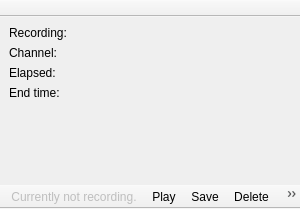
<?xml version="1.0" encoding="UTF-8"?>
<ui version="4.0">
 <class>RecorderInfoWidget</class>
 <widget class="QMainWindow" name="RecorderInfoWidget">
  <property name="geometry">
   <rect>
    <x>0</x>
    <y>0</y>
    <width>300</width>
    <height>209</height>
   </rect>
  </property>
  <property name="minimumSize">
   <size>
    <width>300</width>
    <height>0</height>
   </size>
  </property>
  <property name="windowIcon">
   <iconset theme="media-record">
    <normaloff/>
   </iconset>
  </property>
  <widget class="QWidget" name="centralwidget">
   <layout class="QVBoxLayout" name="verticalLayout">
    <property name="leftMargin">
     <number>0</number>
    </property>
    <property name="topMargin">
     <number>0</number>
    </property>
    <property name="rightMargin">
     <number>0</number>
    </property>
    <property name="bottomMargin">
     <number>0</number>
    </property>
    <item>
     <widget class="QStackedWidget" name="stack">
      <property name="currentIndex">
       <number>0</number>
      </property>
      <widget class="QWidget" name="pageMain">
       <layout class="QGridLayout" name="gridLayout">
        <item row="0" column="0">
         <widget class="QLabel" name="labelCurrent">
          <property name="sizePolicy">
           <sizepolicy hsizetype="Maximum" vsizetype="Preferred">
            <horstretch>0</horstretch>
            <verstretch>0</verstretch>
           </sizepolicy>
          </property>
          <property name="text">
           <string>Recording:</string>
          </property>
         </widget>
        </item>
        <item row="0" column="1">
         <widget class="QLabel" name="valueCurrent">
          <property name="text">
           <string/>
          </property>
         </widget>
        </item>
        <item row="4" column="0" colspan="2">
         <spacer name="spacerMain">
          <property name="orientation">
           <enum>Qt::Vertical</enum>
          </property>
          <property name="sizeHint" stdset="0">
           <size>
            <width>10</width>
            <height>10</height>
           </size>
          </property>
         </spacer>
        </item>
        <item row="3" column="0">
         <widget class="QLabel" name="labelEndTime">
          <property name="sizePolicy">
           <sizepolicy hsizetype="Maximum" vsizetype="Preferred">
            <horstretch>0</horstretch>
            <verstretch>0</verstretch>
           </sizepolicy>
          </property>
          <property name="text">
           <string>End time:</string>
          </property>
         </widget>
        </item>
        <item row="3" column="1">
         <widget class="QLabel" name="valueEndTime">
          <property name="text">
           <string/>
          </property>
         </widget>
        </item>
        <item row="1" column="1">
         <widget class="QLabel" name="valueChannel">
          <property name="text">
           <string/>
          </property>
         </widget>
        </item>
        <item row="2" column="1">
         <widget class="QLabel" name="valueTime">
          <property name="text">
           <string/>
          </property>
         </widget>
        </item>
        <item row="2" column="0">
         <widget class="QLabel" name="labelTime">
          <property name="sizePolicy">
           <sizepolicy hsizetype="Maximum" vsizetype="Preferred">
            <horstretch>0</horstretch>
            <verstretch>0</verstretch>
           </sizepolicy>
          </property>
          <property name="text">
           <string>Elapsed:</string>
          </property>
         </widget>
        </item>
        <item row="1" column="0">
         <widget class="QLabel" name="labelChannel">
          <property name="sizePolicy">
           <sizepolicy hsizetype="Maximum" vsizetype="Preferred">
            <horstretch>0</horstretch>
            <verstretch>0</verstretch>
           </sizepolicy>
          </property>
          <property name="text">
           <string>Channel:</string>
          </property>
         </widget>
        </item>
       </layout>
      </widget>
      <widget class="QWidget" name="pageRecording">
       <layout class="QGridLayout" name="gridLayout_2">
        <item row="1" column="1">
         <widget class="QLabel" name="valueRTime"/>
        </item>
        <item row="3" column="0" colspan="2">
         <spacer name="spacerRecording">
          <property name="orientation">
           <enum>Qt::Vertical</enum>
          </property>
          <property name="sizeHint" stdset="0">
           <size>
            <width>10</width>
            <height>10</height>
           </size>
          </property>
         </spacer>
        </item>
        <item row="0" column="0">
         <widget class="QLabel" name="labelRChannel">
          <property name="sizePolicy">
           <sizepolicy hsizetype="Maximum" vsizetype="Preferred">
            <horstretch>0</horstretch>
            <verstretch>0</verstretch>
           </sizepolicy>
          </property>
          <property name="text">
           <string>Channel:</string>
          </property>
         </widget>
        </item>
        <item row="2" column="1">
         <widget class="QLabel" name="valueRDuration"/>
        </item>
        <item row="1" column="0">
         <widget class="QLabel" name="labelRTime">
          <property name="sizePolicy">
           <sizepolicy hsizetype="Maximum" vsizetype="Preferred">
            <horstretch>0</horstretch>
            <verstretch>0</verstretch>
           </sizepolicy>
          </property>
          <property name="text">
           <string>Time:</string>
          </property>
         </widget>
        </item>
        <item row="0" column="1">
         <widget class="QLabel" name="valueRChannel">
          <property name="text">
           <string/>
          </property>
         </widget>
        </item>
        <item row="2" column="0">
         <widget class="QLabel" name="labelRDuration">
          <property name="sizePolicy">
           <sizepolicy hsizetype="Maximum" vsizetype="Preferred">
            <horstretch>0</horstretch>
            <verstretch>0</verstretch>
           </sizepolicy>
          </property>
          <property name="text">
           <string>Duration:</string>
          </property>
         </widget>
        </item>
       </layout>
      </widget>
      <widget class="QWidget" name="pageTimer">
       <layout class="QGridLayout" name="gridLayout_3">
        <item row="0" column="0">
         <widget class="RecorderTimersEditor" name="editor" native="true"/>
        </item>
       </layout>
      </widget>
     </widget>
    </item>
   </layout>
  </widget>
  <widget class="QToolBar" name="toolbarTop">
   <property name="minimumSize">
    <size>
     <width>0</width>
     <height>24</height>
    </size>
   </property>
   <property name="maximumSize">
    <size>
     <width>16777215</width>
     <height>24</height>
    </size>
   </property>
   <property name="movable">
    <bool>false</bool>
   </property>
   <property name="iconSize">
    <size>
     <width>16</width>
     <height>16</height>
    </size>
   </property>
   <property name="floatable">
    <bool>false</bool>
   </property>
   <attribute name="toolBarArea">
    <enum>TopToolBarArea</enum>
   </attribute>
   <attribute name="toolBarBreak">
    <bool>false</bool>
   </attribute>
  </widget>
  <widget class="QToolBar" name="toolbarBottom">
   <property name="minimumSize">
    <size>
     <width>0</width>
     <height>24</height>
    </size>
   </property>
   <property name="maximumSize">
    <size>
     <width>16777215</width>
     <height>24</height>
    </size>
   </property>
   <property name="movable">
    <bool>false</bool>
   </property>
   <property name="iconSize">
    <size>
     <width>16</width>
     <height>16</height>
    </size>
   </property>
   <property name="toolButtonStyle">
    <enum>Qt::ToolButtonTextBesideIcon</enum>
   </property>
   <property name="floatable">
    <bool>false</bool>
   </property>
   <attribute name="toolBarArea">
    <enum>BottomToolBarArea</enum>
   </attribute>
   <attribute name="toolBarBreak">
    <bool>false</bool>
   </attribute>
   <addaction name="actionRecording"/>
   <addaction name="actionPlay"/>
   <addaction name="actionSave"/>
   <addaction name="actionDelete"/>
   <addaction name="actionBack"/>
   <addaction name="actionDiscard"/>
  </widget>
  <action name="actionRecording">
   <property name="enabled">
    <bool>false</bool>
   </property>
   <property name="icon">
    <iconset theme="media-record">
     <normaloff/>
    </iconset>
   </property>
   <property name="text">
    <string>Currently not recording.</string>
   </property>
  </action>
  <action name="actionPlay">
   <property name="icon">
    <iconset theme="media-playback-start">
     <normaloff/>
    </iconset>
   </property>
   <property name="text">
    <string>Play</string>
   </property>
  </action>
  <action name="actionDelete">
   <property name="icon">
    <iconset theme="list-remove">
     <normaloff/>
    </iconset>
   </property>
   <property name="text">
    <string>Delete</string>
   </property>
  </action>
  <action name="actionBack">
   <property name="icon">
    <iconset theme="go-previous">
     <normaloff/>
    </iconset>
   </property>
   <property name="text">
    <string>Back</string>
   </property>
  </action>
  <action name="actionSave">
   <property name="icon">
    <iconset theme="document-save">
     <normaloff/>
    </iconset>
   </property>
   <property name="text">
    <string>Save</string>
   </property>
  </action>
  <action name="actionDiscard">
   <property name="icon">
    <iconset theme="view-refresh">
     <normaloff/>
    </iconset>
   </property>
   <property name="text">
    <string>Discard</string>
   </property>
  </action>
 </widget>
 <customwidgets>
  <customwidget>
   <class>RecorderTimersEditor</class>
   <extends>QWidget</extends>
   <header>recorder/RecorderTimersEditor.h</header>
   <container>1</container>
  </customwidget>
 </customwidgets>
 <resources/>
 <connections/>
</ui>
